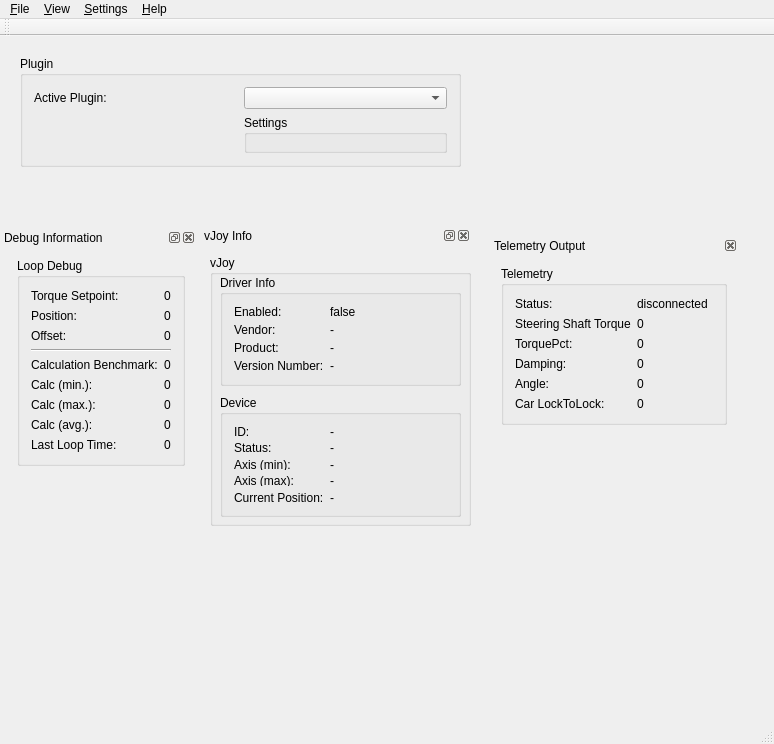
<?xml version="1.0" encoding="UTF-8"?>
<ui version="4.0">
 <class>MainWindow</class>
 <widget class="QMainWindow" name="MainWindow">
  <property name="geometry">
   <rect>
    <x>0</x>
    <y>0</y>
    <width>774</width>
    <height>744</height>
   </rect>
  </property>
  <property name="sizePolicy">
   <sizepolicy hsizetype="Preferred" vsizetype="MinimumExpanding">
    <horstretch>0</horstretch>
    <verstretch>0</verstretch>
   </sizepolicy>
  </property>
  <property name="windowTitle">
   <string>OpenSimwheel Commander</string>
  </property>
  <property name="windowIcon">
   <iconset>
    <normaloff>:/logo/logo-glyph-48x48-transparent.ico</normaloff>:/logo/logo-glyph-48x48-transparent.ico</iconset>
  </property>
  <property name="toolButtonStyle">
   <enum>Qt::ToolButtonIconOnly</enum>
  </property>
  <property name="animated">
   <bool>true</bool>
  </property>
  <property name="documentMode">
   <bool>false</bool>
  </property>
  <property name="dockNestingEnabled">
   <bool>true</bool>
  </property>
  <property name="dockOptions">
   <set>QMainWindow::AllowNestedDocks|QMainWindow::AnimatedDocks</set>
  </property>
  <widget class="QWidget" name="centralWidget">
   <widget class="QGroupBox" name="groupBox_4">
    <property name="geometry">
     <rect>
      <x>20</x>
      <y>20</y>
      <width>441</width>
      <height>111</height>
     </rect>
    </property>
    <property name="title">
     <string>Plugin</string>
    </property>
    <layout class="QGridLayout" name="gridLayout_2">
     <item row="0" column="0">
      <widget class="QLabel" name="label_14">
       <property name="text">
        <string>Active Plugin:</string>
       </property>
      </widget>
     </item>
     <item row="0" column="1">
      <widget class="QComboBox" name="comboBox_plugins">
       <property name="enabled">
        <bool>true</bool>
       </property>
       <property name="currentText">
        <string notr="true"/>
       </property>
       <property name="frame">
        <bool>true</bool>
       </property>
      </widget>
     </item>
     <item row="1" column="1">
      <widget class="QGroupBox" name="groupBox_5">
       <property name="title">
        <string>Settings</string>
       </property>
       <layout class="QFormLayout" name="formLayout_5">
        <property name="fieldGrowthPolicy">
         <enum>QFormLayout::AllNonFixedFieldsGrow</enum>
        </property>
        <item row="0" column="0">
         <widget class="QCheckBox" name="checkBox_2">
          <property name="enabled">
           <bool>false</bool>
          </property>
          <property name="text">
           <string>Use Hardstops</string>
          </property>
          <property name="checked">
           <bool>false</bool>
          </property>
         </widget>
        </item>
       </layout>
      </widget>
     </item>
    </layout>
   </widget>
   <widget class="QDockWidget" name="vjoy_dockWidget">
    <property name="geometry">
     <rect>
      <x>200</x>
      <y>190</y>
      <width>271</width>
      <height>311</height>
     </rect>
    </property>
    <property name="floating">
     <bool>true</bool>
    </property>
    <property name="features">
     <set>QDockWidget::AllDockWidgetFeatures</set>
    </property>
    <property name="allowedAreas">
     <set>Qt::NoDockWidgetArea</set>
    </property>
    <property name="windowTitle">
     <string>vJoy Info</string>
    </property>
    <widget class="QWidget" name="dockWidgetContents">
     <widget class="QGroupBox" name="groupBox_7">
      <property name="geometry">
       <rect>
        <x>10</x>
        <y>10</y>
        <width>261</width>
        <height>271</height>
       </rect>
      </property>
      <property name="toolTip">
       <string>vJoy</string>
      </property>
      <property name="title">
       <string>vJoy</string>
      </property>
      <widget class="QGroupBox" name="groupBox_9">
       <property name="geometry">
        <rect>
         <x>10</x>
         <y>20</y>
         <width>241</width>
         <height>111</height>
        </rect>
       </property>
       <property name="title">
        <string>Driver Info</string>
       </property>
       <layout class="QFormLayout" name="formLayout_7">
        <item row="0" column="0">
         <widget class="QLabel" name="label_19">
          <property name="text">
           <string>Enabled: </string>
          </property>
         </widget>
        </item>
        <item row="0" column="1">
         <widget class="QLabel" name="lbl_vjoy_enabled">
          <property name="text">
           <string>false</string>
          </property>
         </widget>
        </item>
        <item row="1" column="0">
         <widget class="QLabel" name="label_22">
          <property name="text">
           <string>Vendor:</string>
          </property>
         </widget>
        </item>
        <item row="1" column="1">
         <widget class="QLabel" name="lbl_vjoy_vendor">
          <property name="text">
           <string>-</string>
          </property>
         </widget>
        </item>
        <item row="2" column="0">
         <widget class="QLabel" name="label_23">
          <property name="text">
           <string>Product:</string>
          </property>
         </widget>
        </item>
        <item row="2" column="1">
         <widget class="QLabel" name="lbl_vjoy_product">
          <property name="text">
           <string>-</string>
          </property>
         </widget>
        </item>
        <item row="3" column="0">
         <widget class="QLabel" name="label_24">
          <property name="text">
           <string>Version Number:</string>
          </property>
         </widget>
        </item>
        <item row="3" column="1">
         <widget class="QLabel" name="lbl_vjoy_version">
          <property name="text">
           <string>-</string>
          </property>
         </widget>
        </item>
       </layout>
      </widget>
      <widget class="QGroupBox" name="groupBox_11">
       <property name="geometry">
        <rect>
         <x>10</x>
         <y>140</y>
         <width>241</width>
         <height>122</height>
        </rect>
       </property>
       <property name="title">
        <string>Device</string>
       </property>
       <layout class="QFormLayout" name="formLayout_8">
        <item row="0" column="0">
         <widget class="QLabel" name="label_26">
          <property name="text">
           <string>ID:</string>
          </property>
         </widget>
        </item>
        <item row="0" column="1">
         <widget class="QLabel" name="lbl_vjoy_device_id">
          <property name="text">
           <string>-</string>
          </property>
         </widget>
        </item>
        <item row="1" column="0">
         <widget class="QLabel" name="label_25">
          <property name="text">
           <string>Status:</string>
          </property>
         </widget>
        </item>
        <item row="1" column="1">
         <widget class="QLabel" name="lbl_vjoy_device_status">
          <property name="text">
           <string>-</string>
          </property>
         </widget>
        </item>
        <item row="2" column="0">
         <widget class="QLabel" name="label_27">
          <property name="text">
           <string>Axis (min):</string>
          </property>
         </widget>
        </item>
        <item row="2" column="1">
         <widget class="QLabel" name="lbl_vjoy_axis_min">
          <property name="text">
           <string>-</string>
          </property>
         </widget>
        </item>
        <item row="3" column="0">
         <widget class="QLabel" name="label_28">
          <property name="text">
           <string>Axis (max):</string>
          </property>
         </widget>
        </item>
        <item row="3" column="1">
         <widget class="QLabel" name="lbl_vjoy_axis_max">
          <property name="text">
           <string>-</string>
          </property>
         </widget>
        </item>
        <item row="4" column="0">
         <widget class="QLabel" name="label_29">
          <property name="text">
           <string>Current Position:</string>
          </property>
         </widget>
        </item>
        <item row="4" column="1">
         <widget class="QLabel" name="lbl_vjoy_axis_pos">
          <property name="text">
           <string>-</string>
          </property>
         </widget>
        </item>
       </layout>
      </widget>
     </widget>
    </widget>
   </widget>
   <widget class="QDockWidget" name="telemetryOutput_dockWidget">
    <property name="geometry">
     <rect>
      <x>490</x>
      <y>200</y>
      <width>248</width>
      <height>181</height>
     </rect>
    </property>
    <property name="sizePolicy">
     <sizepolicy hsizetype="MinimumExpanding" vsizetype="MinimumExpanding">
      <horstretch>0</horstretch>
      <verstretch>0</verstretch>
     </sizepolicy>
    </property>
    <property name="floating">
     <bool>true</bool>
    </property>
    <property name="features">
     <set>QDockWidget::DockWidgetClosable|QDockWidget::DockWidgetMovable</set>
    </property>
    <property name="allowedAreas">
     <set>Qt::NoDockWidgetArea</set>
    </property>
    <property name="windowTitle">
     <string>Telemetry Output</string>
    </property>
    <widget class="QWidget" name="dockWidgetContents_6">
     <layout class="QFormLayout" name="formLayout">
      <item row="0" column="0" colspan="2">
       <widget class="QGroupBox" name="groupBox_telemetryDebug">
        <property name="title">
         <string>Telemetry</string>
        </property>
        <layout class="QFormLayout" name="formLayout_4">
         <item row="1" column="0">
          <widget class="QLabel" name="label_9">
           <property name="text">
            <string>Steering Shaft Torque</string>
           </property>
          </widget>
         </item>
         <item row="1" column="1">
          <widget class="QLabel" name="lbl_telemetry_torque">
           <property name="text">
            <string>0</string>
           </property>
          </widget>
         </item>
         <item row="2" column="0">
          <widget class="QLabel" name="label_10">
           <property name="text">
            <string>TorquePct:</string>
           </property>
          </widget>
         </item>
         <item row="2" column="1">
          <widget class="QLabel" name="lbl_telemetry_torquePct">
           <property name="text">
            <string>0</string>
           </property>
          </widget>
         </item>
         <item row="3" column="0">
          <widget class="QLabel" name="label_20">
           <property name="text">
            <string>Damping:</string>
           </property>
          </widget>
         </item>
         <item row="3" column="1">
          <widget class="QLabel" name="lbl_telemetry_damper">
           <property name="text">
            <string>0</string>
           </property>
          </widget>
         </item>
         <item row="4" column="0">
          <widget class="QLabel" name="label_11">
           <property name="text">
            <string>Angle:</string>
           </property>
          </widget>
         </item>
         <item row="4" column="1">
          <widget class="QLabel" name="lbl_telemetry_angle">
           <property name="text">
            <string>0</string>
           </property>
          </widget>
         </item>
         <item row="5" column="0">
          <widget class="QLabel" name="label_21">
           <property name="text">
            <string>Car LockToLock:</string>
           </property>
          </widget>
         </item>
         <item row="5" column="1">
          <widget class="QLabel" name="lbl_telemetry_lockToLock">
           <property name="text">
            <string>0</string>
           </property>
          </widget>
         </item>
         <item row="0" column="0">
          <widget class="QLabel" name="label_15">
           <property name="text">
            <string>Status:</string>
           </property>
          </widget>
         </item>
         <item row="0" column="1">
          <widget class="QLabel" name="lbl_telemetry_status">
           <property name="text">
            <string>disconnected</string>
           </property>
          </widget>
         </item>
        </layout>
       </widget>
      </item>
     </layout>
    </widget>
   </widget>
   <widget class="QDockWidget" name="debugInformation_dockWidget">
    <property name="geometry">
     <rect>
      <x>0</x>
      <y>192</y>
      <width>191</width>
      <height>251</height>
     </rect>
    </property>
    <property name="floating">
     <bool>true</bool>
    </property>
    <property name="features">
     <set>QDockWidget::AllDockWidgetFeatures</set>
    </property>
    <property name="allowedAreas">
     <set>Qt::NoDockWidgetArea</set>
    </property>
    <property name="windowTitle">
     <string>Debug Information</string>
    </property>
    <widget class="QWidget" name="dockWidgetContents_5">
     <layout class="QFormLayout" name="formLayout_3">
      <property name="fieldGrowthPolicy">
       <enum>QFormLayout::AllNonFixedFieldsGrow</enum>
      </property>
      <item row="1" column="1">
       <widget class="QGroupBox" name="groupBox">
        <property name="title">
         <string>Loop Debug</string>
        </property>
        <layout class="QGridLayout" name="gridLayout">
         <item row="0" column="0">
          <widget class="QLabel" name="label">
           <property name="text">
            <string>Torque Setpoint: </string>
           </property>
          </widget>
         </item>
         <item row="0" column="1">
          <widget class="QLabel" name="lbl_torque">
           <property name="text">
            <string>0</string>
           </property>
          </widget>
         </item>
         <item row="1" column="0">
          <widget class="QLabel" name="label_2">
           <property name="text">
            <string>Position:</string>
           </property>
          </widget>
         </item>
         <item row="1" column="1">
          <widget class="QLabel" name="lbl_position">
           <property name="text">
            <string>0</string>
           </property>
          </widget>
         </item>
         <item row="6" column="0">
          <widget class="QLabel" name="label_4">
           <property name="text">
            <string>Calculation Benchmark:</string>
           </property>
          </widget>
         </item>
         <item row="6" column="1">
          <widget class="QLabel" name="lbl_calculation_benchmark">
           <property name="text">
            <string>0</string>
           </property>
          </widget>
         </item>
         <item row="8" column="0">
          <widget class="QLabel" name="label_6">
           <property name="text">
            <string>Calc (min.):</string>
           </property>
          </widget>
         </item>
         <item row="8" column="1">
          <widget class="QLabel" name="lbl_calc_min">
           <property name="text">
            <string>0</string>
           </property>
          </widget>
         </item>
         <item row="9" column="0">
          <widget class="QLabel" name="label_7">
           <property name="text">
            <string>Calc (max.):</string>
           </property>
          </widget>
         </item>
         <item row="9" column="1">
          <widget class="QLabel" name="lbl_calc_max">
           <property name="text">
            <string>0</string>
           </property>
          </widget>
         </item>
         <item row="10" column="0">
          <widget class="QLabel" name="label_8">
           <property name="text">
            <string>Calc (avg.):</string>
           </property>
          </widget>
         </item>
         <item row="10" column="1">
          <widget class="QLabel" name="lbl_calc_avg">
           <property name="text">
            <string>0</string>
           </property>
          </widget>
         </item>
         <item row="11" column="1">
          <widget class="QLabel" name="lbl_lastLoopTime">
           <property name="text">
            <string>0</string>
           </property>
          </widget>
         </item>
         <item row="11" column="0">
          <widget class="QLabel" name="label_5">
           <property name="text">
            <string>Last Loop Time:</string>
           </property>
          </widget>
         </item>
         <item row="2" column="1">
          <widget class="QLabel" name="lbl_wheel_center_offset">
           <property name="text">
            <string>0</string>
           </property>
          </widget>
         </item>
         <item row="2" column="0">
          <widget class="QLabel" name="label_3">
           <property name="text">
            <string>Offset:</string>
           </property>
          </widget>
         </item>
         <item row="5" column="0" colspan="2">
          <widget class="Line" name="line">
           <property name="orientation">
            <enum>Qt::Horizontal</enum>
           </property>
          </widget>
         </item>
        </layout>
        <zorder>lbl_calc_avg</zorder>
        <zorder>label</zorder>
        <zorder>lbl_calc_max</zorder>
        <zorder>lbl_calc_min</zorder>
        <zorder>lbl_lastLoopTime</zorder>
        <zorder>label_6</zorder>
        <zorder>label_5</zorder>
        <zorder>label_4</zorder>
        <zorder>label_2</zorder>
        <zorder>lbl_torque</zorder>
        <zorder>label_8</zorder>
        <zorder>label_7</zorder>
        <zorder>lbl_calculation_benchmark</zorder>
        <zorder>lbl_position</zorder>
        <zorder>label_3</zorder>
        <zorder>lbl_wheel_center_offset</zorder>
        <zorder>line</zorder>
       </widget>
      </item>
     </layout>
    </widget>
   </widget>
  </widget>
  <widget class="QMenuBar" name="menuBar">
   <property name="geometry">
    <rect>
     <x>0</x>
     <y>0</y>
     <width>774</width>
     <height>21</height>
    </rect>
   </property>
   <widget class="QMenu" name="menu_File">
    <property name="title">
     <string>&amp;File</string>
    </property>
    <addaction name="action_Restart"/>
    <addaction name="separator"/>
    <addaction name="action_Quit"/>
   </widget>
   <widget class="QMenu" name="menu_Settings">
    <property name="title">
     <string>&amp;Settings</string>
    </property>
    <addaction name="action_Drive_Stage"/>
    <addaction name="action_Joystick_Settings"/>
    <addaction name="separator"/>
    <addaction name="actionWheel_Settings"/>
   </widget>
   <widget class="QMenu" name="menu_View">
    <property name="title">
     <string>&amp;View</string>
    </property>
   </widget>
   <widget class="QMenu" name="menu_Help">
    <property name="title">
     <string>&amp;Help</string>
    </property>
    <addaction name="action_About"/>
    <addaction name="action_Plugins"/>
   </widget>
   <addaction name="menu_File"/>
   <addaction name="menu_View"/>
   <addaction name="menu_Settings"/>
   <addaction name="menu_Help"/>
  </widget>
  <widget class="QToolBar" name="mainToolBar">
   <attribute name="toolBarArea">
    <enum>TopToolBarArea</enum>
   </attribute>
   <attribute name="toolBarBreak">
    <bool>false</bool>
   </attribute>
  </widget>
  <widget class="QStatusBar" name="statusBar"/>
  <action name="action_Quit">
   <property name="text">
    <string>&amp;Exit</string>
   </property>
   <property name="shortcut">
    <string>Ctrl+Q</string>
   </property>
  </action>
  <action name="action_Drive_Stage">
   <property name="text">
    <string>&amp;Drive Stage Settings...</string>
   </property>
  </action>
  <action name="actionWheel_Settings">
   <property name="text">
    <string>Wheel Settings...</string>
   </property>
  </action>
  <action name="action_Debug_Information">
   <property name="checkable">
    <bool>true</bool>
   </property>
   <property name="checked">
    <bool>true</bool>
   </property>
   <property name="text">
    <string>&amp;Debug Information</string>
   </property>
  </action>
  <action name="action_Telemetry_Output">
   <property name="checkable">
    <bool>true</bool>
   </property>
   <property name="checked">
    <bool>true</bool>
   </property>
   <property name="text">
    <string>&amp;Telemetry Output</string>
   </property>
  </action>
  <action name="action_About">
   <property name="text">
    <string>&amp;About OpenSimwheel Commander...</string>
   </property>
  </action>
  <action name="action_Joystick_Settings">
   <property name="text">
    <string>&amp;Joystick Settings...</string>
   </property>
  </action>
  <action name="action_Restart">
   <property name="text">
    <string>&amp;Restart</string>
   </property>
   <property name="visible">
    <bool>false</bool>
   </property>
  </action>
  <action name="action_Plugins">
   <property name="text">
    <string>&amp;Plugins...</string>
   </property>
  </action>
 </widget>
 <layoutdefault spacing="6" margin="11"/>
 <resources/>
 <connections/>
</ui>
